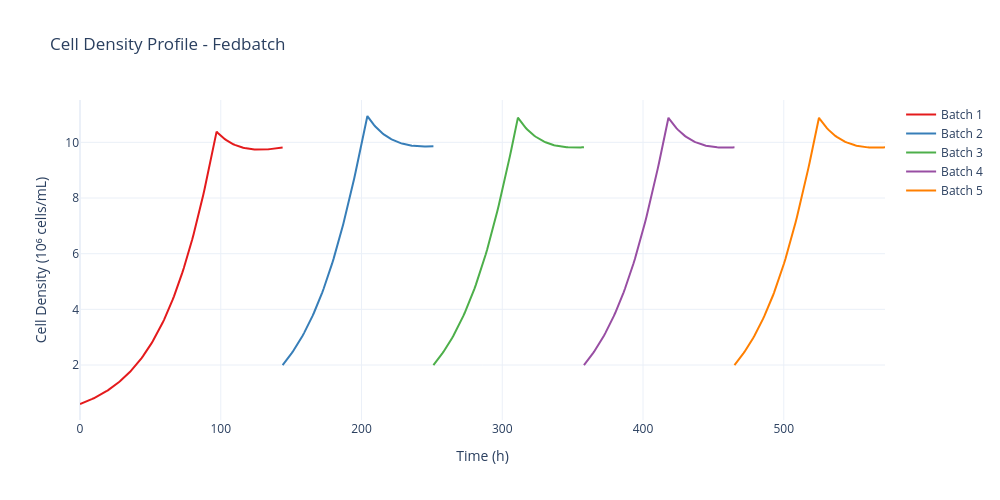

The code cell stored with this chart in its notebook:
### Markdown cell above
### 4.1. Cell Density Profile

### Code cell
# Display cell density profile
figs[0].show()

### Figure 1 — Plotly figure (JSON) as saved in the notebook; plotly's stock layout.template omitted (floating-point values rounded to 4 significant figures; data arrays with more than 128 entries replaced by an {"elided": "..."} marker saying what was removed)
{"data": [{"hovertemplate": "Time: %{x:.1f} h<br>Cell Density (10⁶ cells/mL): %{y:.2f}<extra></extra>", "line": {"color": "rgb(228,26,28)", "width": 2}, "mode": "lines", "name": "Batch 1", "type": "scatter", "x": {"elided": "188 float values"}, "y": {"elided": "188 float values"}}, {"hovertemplate": "Time: %{x:.1f} h<br>Cell Density (10⁶ cells/mL): %{y:.2f}<extra></extra>", "line": {"color": "rgb(55,126,184)", "width": 2}, "mode": "lines", "name": "Batch 2", "type": "scatter", "x": {"elided": "130 float values"}, "y": {"elided": "130 float values"}}, {"hovertemplate": "Time: %{x:.1f} h<br>Cell Density (10⁶ cells/mL): %{y:.2f}<extra></extra>", "line": {"color": "rgb(77,175,74)", "width": 2}, "mode": "lines", "name": "Batch 3", "type": "scatter", "x": {"elided": "130 float values"}, "y": {"elided": "130 float values"}}, {"hovertemplate": "Time: %{x:.1f} h<br>Cell Density (10⁶ cells/mL): %{y:.2f}<extra></extra>", "line": {"color": "rgb(152,78,163)", "width": 2}, "mode": "lines", "name": "Batch 4", "type": "scatter", "x": {"elided": "130 float values"}, "y": {"elided": "130 float values"}}, {"hovertemplate": "Time: %{x:.1f} h<br>Cell Density (10⁶ cells/mL): %{y:.2f}<extra></extra>", "line": {"color": "rgb(255,127,0)", "width": 2}, "mode": "lines", "name": "Batch 5", "type": "scatter", "x": {"elided": "130 float values"}, "y": {"elided": "130 float values"}}], "layout": {"font": {"size": 12}, "height": 500, "hovermode": "x unified", "title": {"text": "Cell Density Profile - Fedbatch"}, "width": 1000, "xaxis": {"title": {"text": "Time (h)"}}, "yaxis": {"title": {"text": "Cell Density (10⁶ cells/mL)"}}}}
